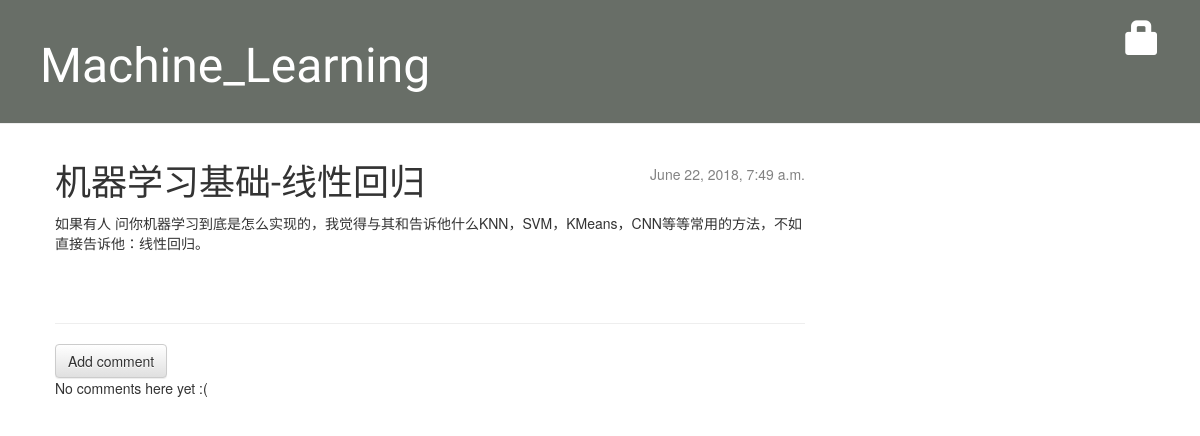
Before: /post/1/ with the older database file.
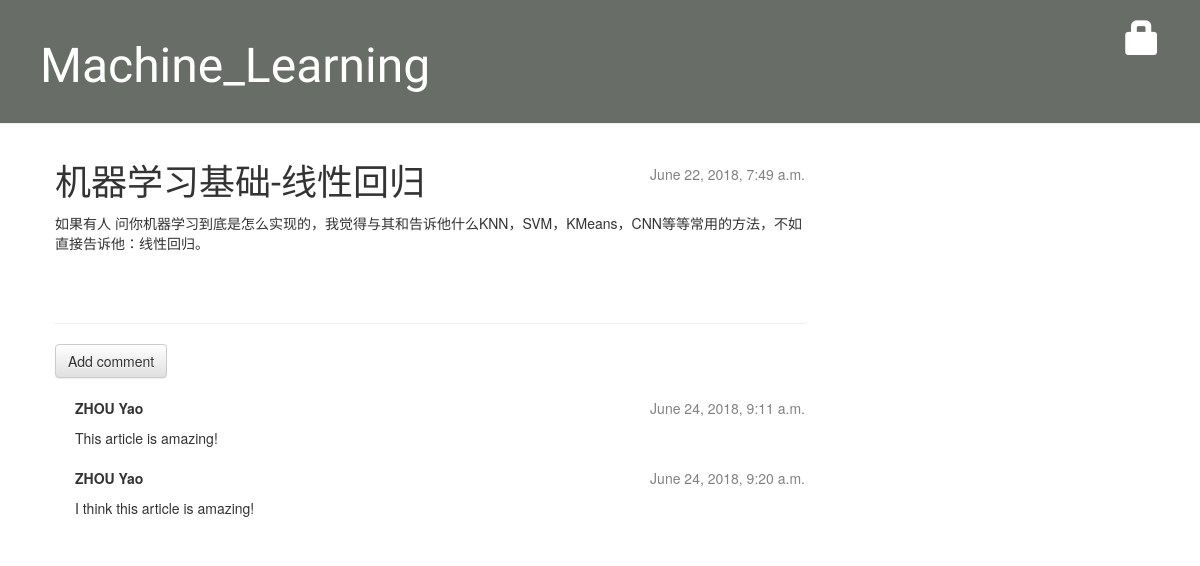
After: the same page with the newer database file.
### blog/models.py (models this page shows, shortened)
class Comment(models.Model):
	post = models.ForeignKey('blog.Post', related_name='comments', on_delete = models.CASCADE)
	author = models.CharField(max_length=200)
	text = models.TextField()
	created_date = models.DateTimeField(default=timezone.now)
	approved_comment = models.BooleanField(default=False)

### blog/views.py (the view)
# urls.py: path('post/<int:pk>/', views.post_detail, name='post_detail'),
def post_detail(request, pk):
	post = get_object_or_404(Post, pk=pk)
	return render(request, 'blog/post_detail.html', {'post': post})

### blog/templates/blog/post_detail.html (shortened to what this page needs)
    {% extends 'blog/base.html' %}
	{% load markdown_deux_tags %}
    {% block content %}
        <div class="post content-markdown">
			{% if post.published_date %}
				<div class="date">
					{{ post.published_date }}
				</div>
			{% else %}
				<a class="btn btn-default" href="{% url 'post_publish' pk=post.pk %}">Publish</a>
			{% endif %}
            <h1>{{ post.title }}</h1>
            <p>{{ post.text|markdown}}</p>
        </div>
	<hr>
	<a class="btn btn-default" href="{% url 'add_comment_to_post' pk=post.pk %}">Add comment</a>
	{% for comment in post.comments.all %}
    {% if user.is_authenticated or comment.approved_comment %}
    <div class="comment">
        <div class="date">
            {{ comment.created_date }}
        </div>
        <strong>{{ comment.author }}</strong>
        <p>{{ comment.text|linebreaks }}</p>
    </div>
    {% endif %}
	{% empty %}
    <p>No comments here yet :(</p>
	{% endfor %}
    {% endblock %}

Changed rows visible on the page:
added Comment: created_date "June 24, 2018, 9:11 a.m.", author "ZHOU Yao", text "This article is amazing!"
added Comment: created_date "June 24, 2018, 9:20 a.m.", author "ZHOU Yao", text "I think this article is amazing!"
Other visible differences:
text no longer shown: "No comments here yet :("
